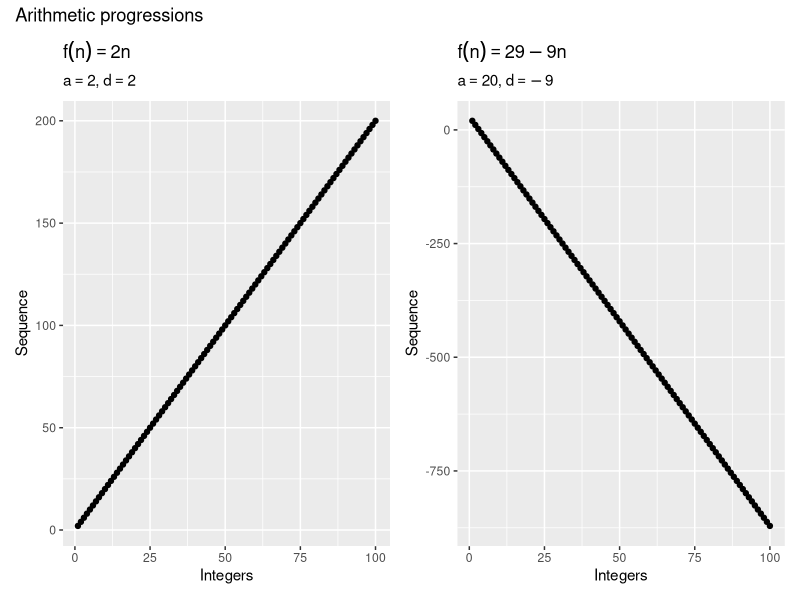
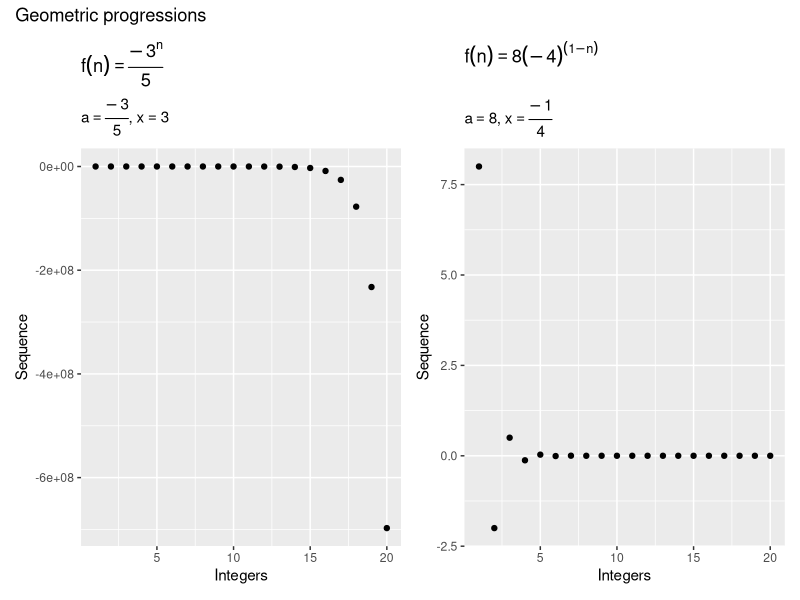
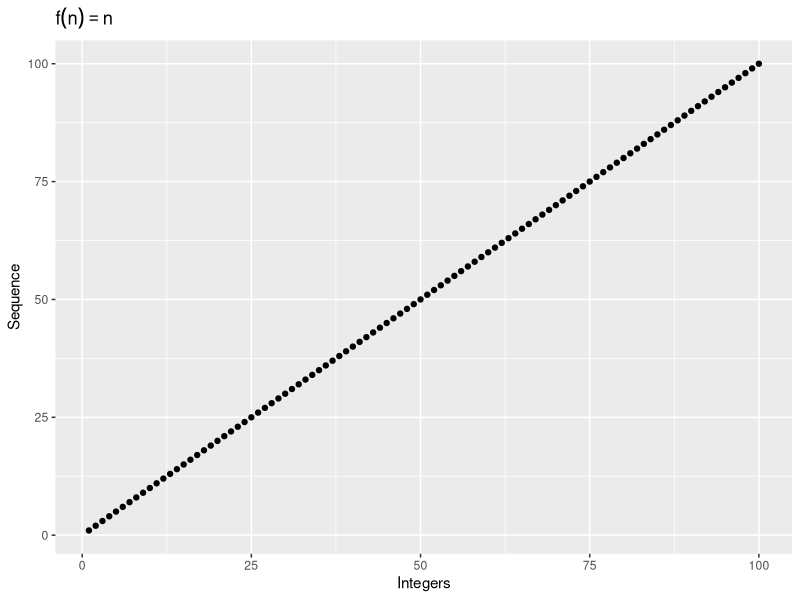
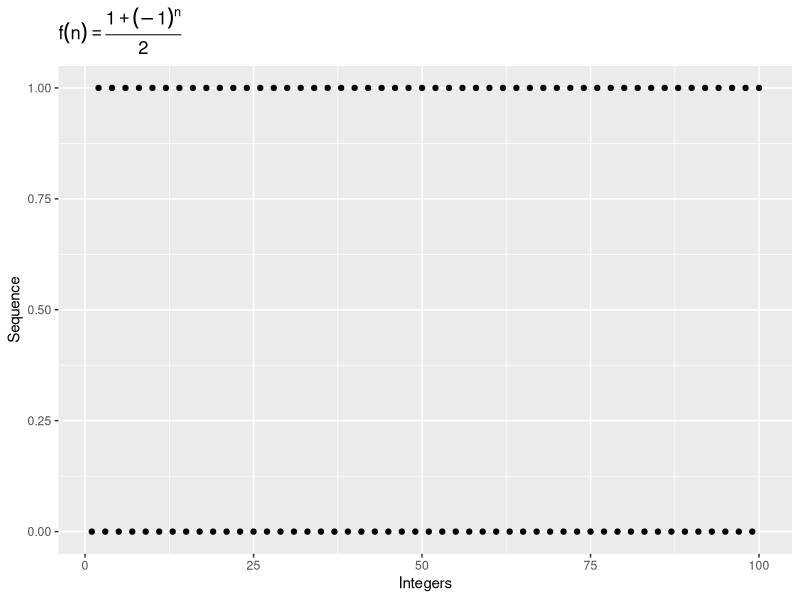

R code for these plots, in order: (Note: this script raises an error after producing the figures.)
## ---- chunk 1
library(tidyverse)
library(patchwork)
library(here)
library(gganimate)
## ---- chunk 2
tibble(
  x = seq(from = 1, to = 100),
  y = 1 / x
) %>%
  ggplot(aes(x, y)) +
  geom_point() +
  ylim(-1, 1) +
  labs(
    title = expression(f(n) == frac(1, n)),
    x = "Integers",
    y = "Sequence"
  ) +
  transition_manual(frames = x, cumulative = TRUE)
## ---- chunk 3
tibble(
  x = seq(from = 1, to = 100),
  y = 1 / x^2
) %>%
  ggplot(aes(x, y)) +
  geom_point() +
  ylim(-1, 1) +
  labs(
    title = expression(f(n) == frac(1, n^2)),
    x = "Integers",
    y = "Sequence"
  ) +
  transition_manual(frames = x, cumulative = TRUE)
## ---- chunk 4
tibble(
  x = seq(from = 1, to = 100),
  y = (1 + (-1)^x) / 2
) %>%
  ggplot(aes(x, y)) +
  geom_point() +
  ylim(0, 1) +
  labs(
    title = expression(f(n) == frac(1 + (-1)^n, 2)),
    x = "Integers",
    y = "Sequence"
  ) +
  transition_manual(frames = x, cumulative = TRUE)
## ---- chunk 5
{
  tibble(
    x = seq(from = 1, to = 100),
    y = 2 * x
  ) %>%
    ggplot(aes(x, y)) +
    geom_point() +
    labs(
      title = expression(f(n) == 2 * n),
      subtitle = expression(paste(a == 2, ", ", d == 2)),
      x = "Integers",
      y = "Sequence"
    )
} + {
  tibble(
    x = seq(from = 1, to = 100),
    y = 29 - 9 * x
  ) %>%
    ggplot(aes(x, y)) +
    geom_point() +
    labs(
      title = expression(f(n) == 29 - 9 * n),
      subtitle = expression(paste(a == 20, ", ", d == -9)),
      x = "Integers",
      y = "Sequence"
    )
} +
  plot_annotation(title = "Arithmetic progressions")
## ---- chunk 6
{
  tibble(
    x = seq(from = 1, to = 20),
    y = -3^x / 5
  ) %>%
    ggplot(aes(x, y)) +
    geom_point() +
    labs(
      title = expression(f(n) == frac(-3^n, 5)),
      subtitle = expression(paste(a == frac(-3, 5), ", ", x == 3)),
      x = "Integers",
      y = "Sequence"
    )
} + {
  tibble(
    x = seq(from = 1, to = 20),
    y = 8 * (-4)^(1 - x)
  ) %>%
    ggplot(aes(x, y)) +
    geom_point() +
    labs(
      title = expression(f(n) == 8 * (-4)^(1 - n)),
      subtitle = expression(paste(a == 8, ", ", x == frac(-1, 4))),
      x = "Integers",
      y = "Sequence"
    )
} +
  plot_annotation(title = "Geometric progressions")
## ---- chunk 7
boundaries <- tibble(
  low = seq(from = -1, to = -0.01, by = 0.02),
  high = abs(low)
) %>%
  mutate(id = row_number())

ggplot() +
  geom_point(
    data = tibble(
      x = seq(from = 1, to = 200),
      y = (-1)^x / x
    ),
    mapping = aes(x, y)
  ) +
  geom_hline(data = boundaries, mapping = aes(yintercept = low, group = id)) +
  geom_hline(data = boundaries, mapping = aes(yintercept = high, group = id)) +
  ylim(-1, 1) +
  labs(
    title = expression(f(n) == frac((-1)^n, n)),
    x = "Integers",
    y = "Sequence"
  ) +
  transition_states(states = id, wrap = FALSE)
## ---- chunk 8
tibble(
  x = seq(from = 1, to = 100),
  y = x
) %>%
  ggplot(aes(x, y)) +
  geom_point() +
  labs(
    title = expression(f(n) == n),
    x = "Integers",
    y = "Sequence"
  )
## ---- chunk 9
tibble(
  x = seq(from = 1, to = 100),
  y = (1 + (-1)^x) / 2
) %>%
  ggplot(aes(x, y)) +
  geom_point() +
  ylim(0, 1) +
  labs(
    title = expression(f(n) == frac(1 + (-1)^n, 2)),
    x = "Integers",
    y = "Sequence"
  )
## ---- chunk 10
function_plot +
  stat_function(
    fun = function(x) 1 / x,
    mapping = aes(color = "1 / x"),
    geom = "point"
  ) +
  stat_function(
    fun = function(x) 1 / (2 * x),
    mapping = aes(color = "1 / 2x"),
    geom = "point"
  ) +
  xlim(1, 100) +
  scale_color_brewer(type = "qual", guide = guide_legend(reverse = TRUE)) +
  labs(color = NULL)
## ---- chunk 11
sin_x <- tibble(
  xmin = seq(from = -1, to = 0, by = 0.025),
  xmax = abs(xmin),
  ymin = sin(xmin),
  ymax = sin(xmax)
) %>%
  mutate(id = row_number())

function_plot +
  stat_function(fun = sin) +
  xlim(-2, 2) +
  labs(
    title = expression(f(x) == sin(x)),
    y = expression(f(x))
  ) +
  geom_segment(
    data = sin_x,
    mapping = aes(
      x = xmin,
      y = -2,
      xend = xmin,
      yend = ymin,
      group = id
    ),
    color = "blue"
  ) +
  geom_segment(
    data = sin_x,
    mapping = aes(
      x = xmax,
      y = -2,
      xend = xmax,
      yend = ymax,
      group = id
    ),
    color = "blue"
  ) +
  transition_states(states = id, wrap = FALSE)
## ---- chunk 12
function_plot +
  stat_function(fun = function(x) x + 1) +
  xlim(-2, 2) +
  geom_point(data = tibble(
    x = 0, y = 1
  ), mapping = aes(x, y)) +
  labs(
    title = expression(f(x) == x + 1),
    y = expression(f(x))
  )
## ---- chunk 13
function_plot +
  stat_function(fun = function(x) (x^2 - 1) / (x - 1)) +
  xlim(-2, 2) +
  labs(
    title = expression(f(x) == frac(x^2 - 1, x - 1)),
    y = expression(f(x))
  ) +
  geom_vline(xintercept = 1, linetype = 2, color = "blue", alpha = .5) +
  geom_hline(yintercept = 2, linetype = 2, color = "blue", alpha = .5)
## ---- chunk 14
function_plot +
  stat_function(fun = function(x) 1 / x, n = 1000, xlim = c(0.001, 1)) +
  xlim(0, 1) +
  labs(
    title = expression(f(x) == frac(1, x)),
    y = expression(f(x))
  )
## ---- chunk 15
function_plot +
  stat_function(fun = function(x) (x^2 - 1) / (x - 1)) +
  xlim(-2, 2) +
  labs(
    title = expression(f(x) == frac(x^2 - 1, x - 1)),
    y = expression(f(x))
  )
## ---- chunk 16
function_plot +
  stat_function(fun = abs) +
  labs(
    title = expression(f(x) == abs(x)),
    y = expression(f(x))
  ) +
  xlim(-2, 2)
## ---- chunk 17
function_plot +
  stat_function(fun = cos) +
  labs(
    title = expression(f(x) == cos(x)),
    y = expression(f(x))
  ) +
  xlim(-6, 6)
## ---- chunk 18
function_plot +
  stat_function(fun = function(x) x^2) +
  labs(
    title = expression(f(x) == x^2),
    y = expression(f(x))
  )
## ---- chunk 19
knitr::include_graphics("images/rdd-incumbency-advantage.png")
## ---- chunk 20
tan_fun <- function(x) x^2 - 3 * x + 3

tan_lines <- tibble(
  x0 = 2,
  y0 = tan_fun(x0),
  x1 = seq(from = 4, to = 2.001, by = -0.1),
  y1 = tan_fun(x1),
  slope = (y1 - y0) / (x1 - x0),
  intercept = y1 - slope * x1
) %>%
  mutate(id = row_number())

function_plot +
  stat_function(fun = tan_fun) +
  xlim(0, 5) +
  geom_abline(
    data = tan_lines,
    mapping = aes(
      intercept = intercept,
      slope = slope
    )
  ) +
  geom_point(
    data = tan_lines,
    mapping = aes(x = x0, y = y0)
  ) +
  geom_point(
    data = tan_lines,
    mapping = aes(x = x1, y = y1)
  ) +
  geom_text(
    data = tan_lines,
    mapping = aes(x = x0, y = y0, label = "P"), nudge_x = -0.1, nudge_y = 0.5
  ) +
  geom_text(
    data = tan_lines,
    mapping = aes(x = x1, y = y1, label = "Q"), nudge_x = -0.1, nudge_y = 0.5
  ) +
  # tangent line at x = 2
  geom_abline(slope = 1, intercept = -1, linetype = 2) +
  annotate(geom = "text", x = 4.5, y = 3, label = "T") +
  labs(title = "Curve and tangent line") +
  transition_states(states = id, wrap = FALSE)
## ---- chunk 21
fx <- function_plot +
  stat_function(fun = function(x) 2 * x, size = 0.5) +
  labs(
    title = expression(f(x) == 2 * x),
    y = expression(f(x))
  ) +
  expand_limits(y = 0)

fprimex <- function_plot +
  stat_function(fun = function(x) 2, size = 0.5) +
  labs(
    x = expression(x),
    y = expression(f ~ plain("'") ~ (x))
  )

gx <- function_plot +
  stat_function(fun = function(x) x^3, size = 0.5) +
  labs(y = expression(g(x)), title = expression(g(x) == x^3)) +
  expand_limits(y = 0)

gprimex <- function_plot +
  stat_function(fun = function(x) 3 * (x^2), size = 0.5) +
  labs(x = expression(x), y = expression(g ~ plain("'") ~ (x)))

fx + fprimex + gx + gprimex + plot_layout(ncol = 2)
## ---- chunk 22
vote_share <- function(x) 0.474 + 1e-8 * x - 5.05e-17 * x^2

function_plot +
  stat_function(fun = vote_share) +
  geom_abline(intercept = 0.60025, slope = 4.95e-9, color = "blue") +
  geom_vline(xintercept = 5e07, linetype = 2, color = "blue") +
  scale_x_continuous(labels = scales::dollar, limits = c(1e07, 1e08)) +
  scale_y_continuous(labels = scales::percent, limits = c(0.5, 1)) +
  labs(x = "Dollars spent in district",
       y = "Vote share")
## ---- chunk 23
function_plot +
  stat_function(fun = exp) +
  xlim(-3, 3) +
  labs(title = expression(f(x) == e^x))
## ---- chunk 24
function_plot +
  stat_function(fun = function(x) (exp(x) - 1) / x, size = 0.5) +
  xlim(-3, 3) +
  labs(
    title = expression(f(h) == frac(e^h - 1, h)),
    x = expression(h),
    y = expression(f(h))
  )
## ---- chunk 25
{
  function_plot +
    stat_function(fun = function(x) exp(x), size = 0.5) +
    xlim(-3, 3) +
    labs(y = expression(f(x)))
} + {
  function_plot +
    stat_function(fun = function(x) exp(x), size = 0.5) +
    xlim(-3, 3) +
    labs(y = expression(f ~ plain("'") ~ (x)))
} +
  plot_annotation(expression(f(x) == e^x))
## ---- chunk 26
{
  function_plot +
    stat_function(fun = function(x) exp(x), size = 0.5, n = 1000) +
    xlim(-3, 3) +
    labs(
      title = "The exponential function",
      y = expression(e^x)
    )
} + {
  function_plot +
    stat_function(fun = function(x) log(x), size = 0.5, n = 1000) +
    xlim(0, 3) +
    labs(
      title = "Natural logarithm",
      y = expression(log(x))
    )
}
## ---- chunk 27
{
  function_plot +
    stat_function(fun = function(x) log(x), size = 0.5, n = 1000) +
    xlim(0, 3) +
    labs(y = expression(f(x)))
} + {
  function_plot +
    stat_function(fun = function(x) 1 / x, size = 0.5, n = 1000) +
    xlim(0, 3) +
    labs(y = expression(f ~ plain("'") ~ (x)))
} +
  plot_annotation(title = expression(f(x) == log(x)))
## ---- chunk 28
function_plot +
  stat_function(aes(color = "f(x)"), fun = function(x) -1 * (x^2) + 4) +
  geom_hline(aes(color = "f'(c = 0)", yintercept = 4), linetype = 2) +
  xlim(-3, 3) +
  scale_color_brewer(type = "qual", guide = guide_legend(reverse = TRUE)) +
  labs(
    title = "Rolle's theorem",
    y = expression(f(x)),
    color = NULL
  ) +
  theme(legend.position = "bottom")
## ---- chunk 29
# function for MVT demo
mvt_fun <- function(x) -x^2 + 5

# calculate chord points
a <- -4
b <- 2
f_a <- mvt_fun(a)
f_b <- mvt_fun(b)
chord_points <- tribble(
  ~x, ~y, ~label,
  a, f_a, "a, f(a)",
  b, f_b, "b, f(b)"
)

# calculate tangent line parallel to chord
f_c_slope <- (f_b - f_a) / (b - a)
f_c_int <- 6

# draw plot
ggplot(
  data = tibble(x = 0),
  mapping = aes(x = x)
) +
  stat_function(fun = mvt_fun) +
  xlim(-4, 2) +
  ylim(NA, 10) +
  geom_abline(intercept = f_c_int, slope = f_c_slope, color = "blue") +
  geom_segment(
    mapping = aes(
      x = a,
      y = f_a,
      xend = b,
      yend = f_b
    ),
    linetype = 2
  ) +
  geom_point(data = chord_points, mapping = aes(x, y)) +
  geom_text(data = chord_points, mapping = aes(x, y, label = label), nudge_x = 0, nudge_y = -1) +
  labs(
    title = "Mean value theorem",
    x = expression(x),
    y = expression(f(x))
  ) +
  annotate(
    geom = "text", x = -3, y = 3, label = expression(f ~ plain("'") ~ (c) == frac(f(b) - f(a), b - a)),
    color = "blue"
  )
## ---- chunk 30
{
  function_plot +
    stat_function(fun = function(x) x) +
    ggtitle("One-to-one function")
} + {
  function_plot +
    stat_function(fun = function(x) x^2) +
    ggtitle("Not a one-to-one function")
}
## ---- chunk 31
function_plot +
  stat_function(fun = function(x) ((1 + x)^(1/3) - 1) / (x - x^2)) +
  xlim(-.5, .5) +
  labs(title = expression(f(x) == frac((1 + x)^(1/3) - 1, x - x^2)),
       y = expression(f(x)))
## ---- chunk 32
function_plot +
  stat_function(fun = function(x) (x - log(1 + x)) / x^2, n = 201) +
  xlim(-1, 1) +
  labs(title = expression(f(x) == frac(x - log(1 + x), x^2)),
       y = expression(f(x)))
